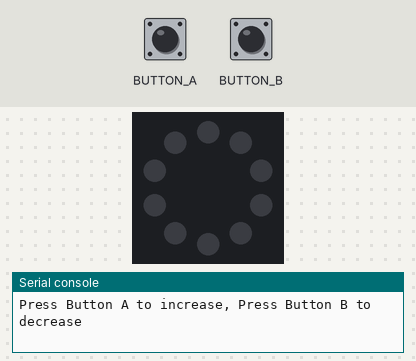
The program below on a simulated Circuit Playground running CircuitPython. Shown: the board's ring of 10 RGB LEDs (number 0 left of the top, counting anticlockwise), the last lines printed to the serial console. The test bench sets the inputs (shaded band). Dim RGB values are drawn brighter than linear.

Above: at 1.2 s.
1.3 s: button A pressed for 0.15 s
At 2.5 s:
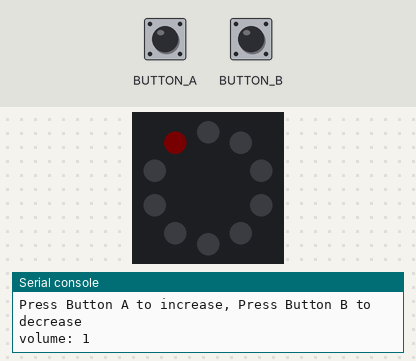
2.9 s: button A pressed for 1 s
At 3.8 s:
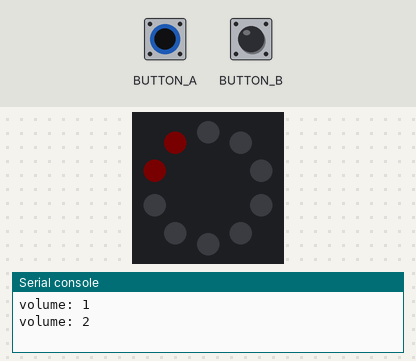
Timing chart, 0 to 5.9 s (numbered marks = the images above; inputs shaded):
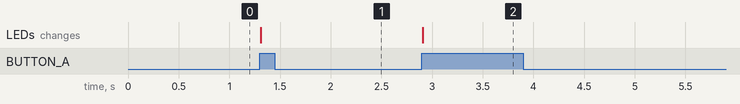

The program:

volume-button-display.py
```python
# volume-button-display.py
import board, neopixel, digitalio
from adafruit_debouncer import Button
from time import sleep

from adafruit_led_animation.color import RED, YELLOW, ORANGE, GREEN, TEAL, CYAN, \
    BLUE, PURPLE, MAGENTA, GOLD, PINK, AQUA, JADE, AMBER, OLD_LACE, WHITE, BLACK

# setup color & neo pixels
colors = [RED, YELLOW, ORANGE, GREEN, TEAL, CYAN, BLUE, PURPLE, MAGENTA, GOLD, PINK,
          AQUA, JADE, AMBER, OLD_LACE, WHITE, BLACK]

NUM_PIXELS = 10
pixels = neopixel.NeoPixel(board.NEOPIXEL, NUM_PIXELS)
pixels.brightness = 0.01  # at 0.01 some colors looks the same, use 0.1 or higher
BLINK_DELAY = 0.2

print("Press Button A to increase, Press Button B to decrease")

# light up each light in a different color
pixels[:] = BLACK * NUM_PIXELS

button_A_input = digitalio.DigitalInOut(board.BUTTON_A)
button_A_input.switch_to_input(pull=digitalio.Pull.DOWN)
button_A = Button(pin=button_A_input, value_when_pressed=True)

button_B_input = digitalio.DigitalInOut(board.BUTTON_B)
button_B_input.switch_to_input(pull=digitalio.Pull.DOWN)
button_B = Button(pin=button_B_input, value_when_pressed=True)

volume = 0

while True:
    button_A.update()
    button_B.update()

    # if button_A.pressed:
    #     pixels[volume] = RED
    #     volume = min(volume + 1, NUM_PIXELS - 1)
    #     print(f"volume: {volume}")
    # elif button_B.pressed:
    #     pixels[volume] = BLACK
    #     volume = max(volume - 1, 0)
    #     print(f"volume: {volume}")

    if button_A.pressed:
        if volume < NUM_PIXELS:
            volume = volume + 1
            pixels[0:volume] = RED * volume
            pixels[volume:] = BLACK * (NUM_PIXELS-volume)
            print(f"volume: {volume}")
    elif button_B.pressed:
        if volume > 0:
            volume = volume - 1
            pixels[0:volume] = RED * volume
            pixels[volume:] = BLACK * (NUM_PIXELS-volume)
            print(f"volume: {volume}")
```

Measured:
- after the input at 1.3 s, the LEDs: change at once (image 1)
- after the input at 2.9 s, the LEDs: change at once (image 2)
